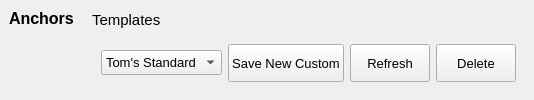
                      <widget class="QWidget" name="anchors_top_bar" native="true">
                       <layout class="QHBoxLayout" name="horizontalLayout_9">
                        <property name="spacing">
                         <number>0</number>
                        </property>
                        <property name="leftMargin">
                         <number>0</number>
                        </property>
                        <property name="topMargin">
                         <number>0</number>
                        </property>
                        <property name="rightMargin">
                         <number>0</number>
                        </property>
                        <property name="bottomMargin">
                         <number>0</number>
                        </property>
                        <item>
                         <widget class="QWidget" name="anchors_label_widget" native="true">
                          <layout class="QVBoxLayout" name="verticalLayout_20">
                           <item>
                            <widget class="QLabel" name="anchors_label">
                             <property name="sizePolicy">
                              <sizepolicy hsizetype="Preferred" vsizetype="Preferred">
                               <horstretch>0</horstretch>
                               <verstretch>0</verstretch>
                              </sizepolicy>
                             </property>
                             <property name="maximumSize">
                              <size>
                               <width>16777215</width>
                               <height>16777215</height>
                              </size>
                             </property>
                             <property name="font">
                              <font>
                               <pointsize>12</pointsize>
                               <weight>75</weight>
                               <bold>true</bold>
                              </font>
                             </property>
                             <property name="styleSheet">
                              <string notr="true">QLabel {
	font-size: 12pt;
}</string>
                             </property>
                             <property name="text">
                              <string>Anchors</string>
                             </property>
                             <property name="alignment">
                              <set>Qt::AlignLeading|Qt::AlignLeft|Qt::AlignTop</set>
                             </property>
                            </widget>
                           </item>
                          </layout>
                         </widget>
                        </item>
                        <item>
                         <widget class="QWidget" name="templates_widget" native="true">
                          <layout class="QVBoxLayout" name="verticalLayout_14">
                           <item>
                            <widget class="QLabel" name="anchor_templates_label">
                             <property name="sizePolicy">
                              <sizepolicy hsizetype="Maximum" vsizetype="Preferred">
                               <horstretch>0</horstretch>
                               <verstretch>0</verstretch>
                              </sizepolicy>
                             </property>
                             <property name="maximumSize">
                              <size>
                               <width>16777215</width>
                               <height>20</height>
                              </size>
                             </property>
                             <property name="font">
                              <font>
                               <pointsize>11</pointsize>
                              </font>
                             </property>
                             <property name="styleSheet">
                              <string notr="true">QLabel {
	font-size: 11pt;
}</string>
                             </property>
                             <property name="text">
                              <string>Templates</string>
                             </property>
                             <property name="alignment">
                              <set>Qt::AlignBottom|Qt::AlignLeading|Qt::AlignLeft</set>
                             </property>
                             <property name="wordWrap">
                              <bool>true</bool>
                             </property>
                            </widget>
                           </item>
                           <item>
                            <widget class="QWidget" name="anchors_template_bar" native="true">
                             <property name="sizePolicy">
                              <sizepolicy hsizetype="Maximum" vsizetype="Maximum">
                               <horstretch>0</horstretch>
                               <verstretch>0</verstretch>
                              </sizepolicy>
                             </property>
                             <property name="maximumSize">
                              <size>
                               <width>520</width>
                               <height>80</height>
                              </size>
                             </property>
                             <layout class="QHBoxLayout" name="horizontalLayout_27">
                              <item>
                               <widget class="QComboBox" name="anchors_config_combo">
                                <property name="sizePolicy">
                                 <sizepolicy hsizetype="Preferred" vsizetype="Fixed">
                                  <horstretch>2</horstretch>
                                  <verstretch>0</verstretch>
                                 </sizepolicy>
                                </property>
                                <property name="maximumSize">
                                 <size>
                                  <width>300</width>
                                  <height>25</height>
                                 </size>
                                </property>
                                <property name="font">
                                 <font>
                                  <pointsize>10</pointsize>
                                 </font>
                                </property>
                                <item>
                                 <property name="text">
                                  <string>Tom's Standard</string>
                                 </property>
                                </item>
                                <item>
                                 <property name="text">
                                  <string>Tight</string>
                                 </property>
                                </item>
                                <item>
                                 <property name="text">
                                  <string>Loose</string>
                                 </property>
                                </item>
                                <item>
                                 <property name="text">
                                  <string>High Sprawl</string>
                                 </property>
                                </item>
                                <item>
                                 <property name="text">
                                  <string>Custom</string>
                                 </property>
                                </item>
                               </widget>
                              </item>
                              <item>
                               <widget class="QPushButton" name="anchors_save_template">
                                <property name="sizePolicy">
                                 <sizepolicy hsizetype="Minimum" vsizetype="Maximum">
                                  <horstretch>1</horstretch>
                                  <verstretch>0</verstretch>
                                 </sizepolicy>
                                </property>
                                <property name="maximumSize">
                                 <size>
                                  <width>16777215</width>
                                  <height>40</height>
                                 </size>
                                </property>
                                <property name="font">
                                 <font>
                                  <pointsize>10</pointsize>
                                 </font>
                                </property>
                                <property name="text">
                                 <string>Save New Custom</string>
                                </property>
                               </widget>
                              </item>
                              <item>
                               <widget class="QPushButton" name="anchors_refresh_template">
                                <property name="sizePolicy">
                                 <sizepolicy hsizetype="Minimum" vsizetype="Minimum">
                                  <horstretch>1</horstretch>
                                  <verstretch>0</verstretch>
                                 </sizepolicy>
                                </property>
                                <property name="maximumSize">
                                 <size>
                                  <width>16777215</width>
                                  <height>40</height>
                                 </size>
                                </property>
                                <property name="font">
                                 <font>
                                  <pointsize>10</pointsize>
                                 </font>
                                </property>
                                <property name="text">
                                 <string>Refresh</string>
                                </property>
                               </widget>
                              </item>
                              <item>
                               <widget class="QPushButton" name="anchors_delete_template">
                                <property name="sizePolicy">
                                 <sizepolicy hsizetype="Minimum" vsizetype="Minimum">
                                  <horstretch>1</horstretch>
                                  <verstretch>0</verstretch>
                                 </sizepolicy>
                                </property>
                                <property name="maximumSize">
                                 <size>
                                  <width>16777215</width>
                                  <height>40</height>
                                 </size>
                                </property>
                                <property name="font">
                                 <font>
                                  <pointsize>10</pointsize>
                                 </font>
                                </property>
                                <property name="text">
                                 <string>Delete</string>
                                </property>
                               </widget>
                              </item>
                             </layout>
                            </widget>
                           </item>
                          </layout>
                         </widget>
                        </item>
                       </layout>
                      </widget>
